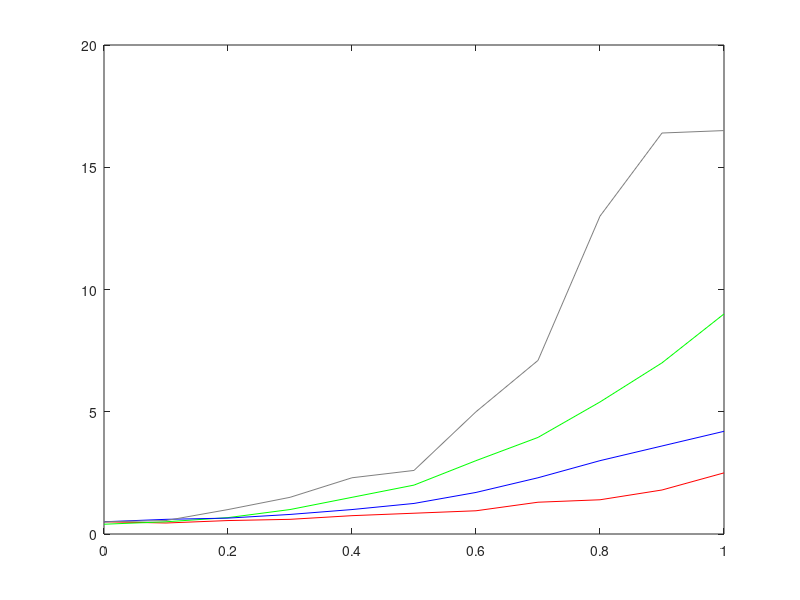

Write the MATLAB code that produced this figure.
I_m = [0:0.1:1; ...
         0.5 0.45 0.55 0.6 0.75 0.85 0.95 1.3 1.4 1.8 2.5;... % red
         0.4 0.5 0.67 1 1.5 2 3 3.95 5.4 7 9;... % green
         .5 .6 .65 .8 1 1.25 1.7 2.3 3 3.6 4.2;... % blue
         .5 .55 1 1.5 2.3 2.6 5 7.1 13 16.4 16.5]; %gray
     
     figure
     plot(I_m(1,:),I_m(2,:),'r-'); hold on;
         plot(I_m(1,:),I_m(3,:),'g-')
        plot( I_m(1,:),I_m(4,:),'b-')
        plot( I_m(1,:),I_m(5,:),'color', [0.5 0.5 0.5]); hold off